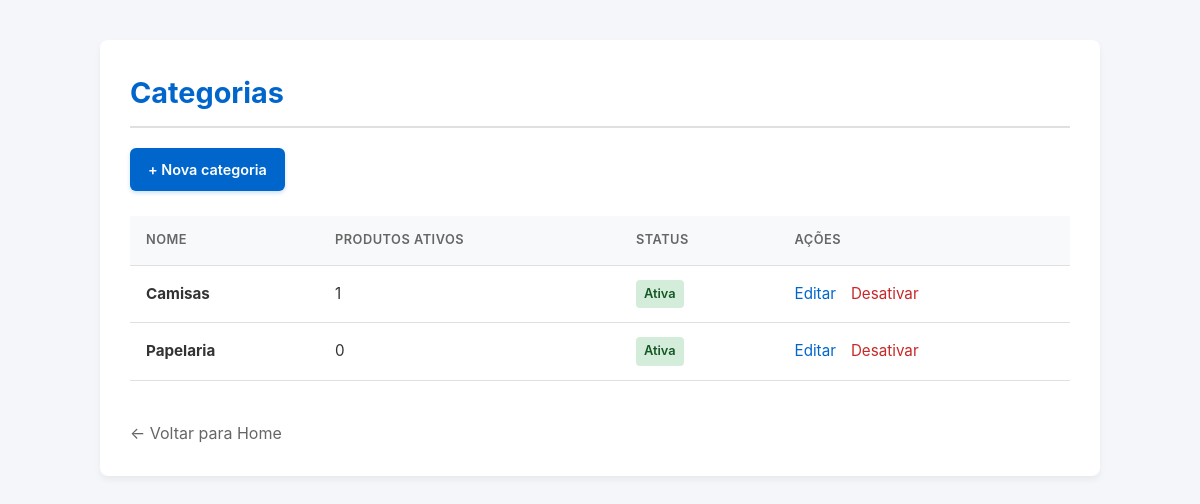
/categorias/ (signed in), run on an earlier commit of the app's database.
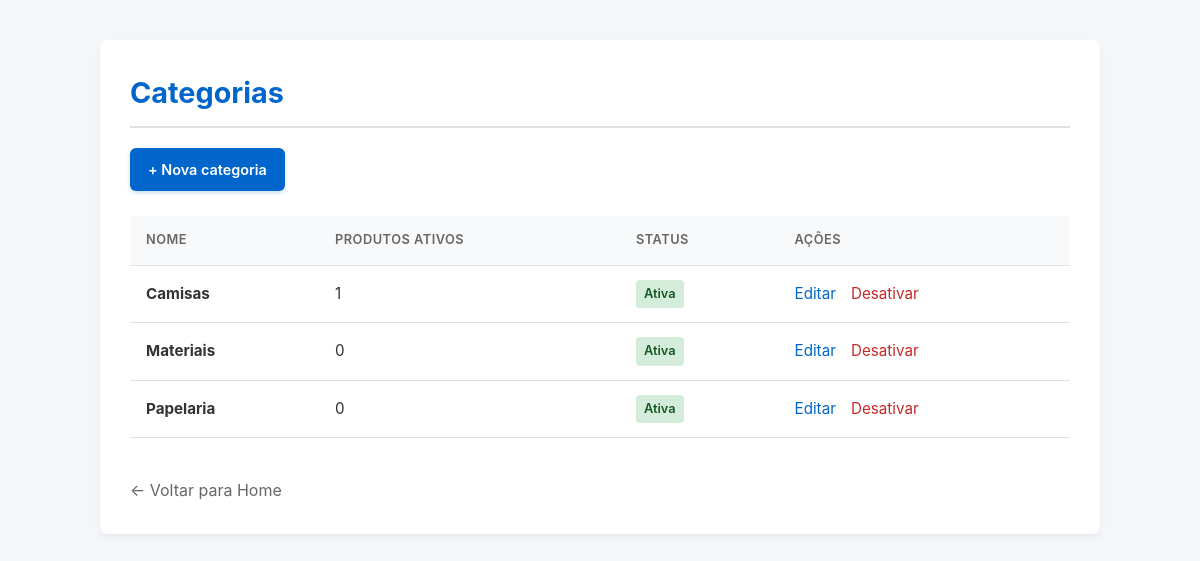
And on a later commit of the database.
### app/models/categoria.py (models this page shows)
class Categoria(Base):
    __tablename__ = "categorias"
    id = Column(Integer, primary_key=True, autoincrement=True, index=True)
    nome = Column(String(100), nullable=False, unique=True)
    ativo = Column(Boolean, default=True)
    produtos = relationship("Produto", back_populates="categoria", lazy="select")

### app/controllers/categoria_controller.py (the view)
@router.get("/")
def listar_categorias(
    request: Request,
    db: Session = Depends(get_db),
    admin = Depends(get_admin)
):
    categorias = db.query(Categoria).order_by(Categoria.nome).all()
    return templates.TemplateResponse(
        request,
        "categorias/index.html",
        {
            "request":    request,
            "usuario":    admin,
            "categorias": categorias,
        }
    )

### app/templates/categorias/index.html (shortened to what this page needs)
<!DOCTYPE html>
<html lang="pt-br">
<head>
</head>
<body>
    <div class="container">
        <h1>Categorias</h1>
        <a href="/categorias/nova" class="btn-primary">+ Nova categoria</a>
        <div class="table-responsive">
            <table>
                <thead>
                    <tr>
                        <th>Nome</th>
                        <th>Produtos ativos</th>
                        <th>Status</th>
                        <th>Ações</th>
                    </tr>
                </thead>
                <tbody>
                    {% for c in categorias %}
                    <tr>
                        <td><strong>{{ c.nome }}</strong></td>
                        <td>{{ c.produtos | selectattr('ativo') | list | length }}</td>
                        <td>
                            {% if c.ativo %}
                                <span class="badge badge-active">Ativa</span>
                            {% else %}
                                <span class="badge badge-inactive">Inativa</span>
                            {% endif %}
                        </td>
                        <td>
                            <div class="actions-cell">
                                <a href="/categorias/{{ c.id }}/editar">Editar</a>
                                <form action="/categorias/{{ c.id }}/toggle-ativo" method="post" style="display:inline">
                                    <button type="submit" class="btn-toggle {{ 'deactivate' if c.ativo else 'activate' }}">
                                        {{ "Desativar" if c.ativo else "Ativar" }}
                                    </button>
                                </form>
                            </div>
                        </td>
                    </tr>
                    {% endfor %}
                </tbody>
            </table>
        </div>
        <p><a href="/" class="back-link">← Voltar para Home</a></p>
    </div>
</body>
</html>

### app/templates/categorias/index.html (style rules this page uses)
:root { --primary: #0066cc; --primary-hover: #004da3; --bg-body: #f4f6f9; --bg-card: #ffffff; --text-main: #333333; --text-muted: #666666; --border-color: #e0e0e0; --success: #2e7d32; --success-bg: #e8f5e9; --danger: #c62828; --danger-bg: #ffebee; --active-status: #155724; --active-status-bg: #d4edda; --inactive-status: #721c24; --inactive-status-bg: #f8d7da; }
* { box-sizing: border-box; margin: 0; padding: 0; }
body { font-family: -apple-system, BlinkMacSystemFont, "Segoe UI", Roboto, Helvetica, Arial, sans-serif; background-color: var(--bg-body); color: var(--text-main); line-height: 1.6; padding: 40px 20px; }
.container { max-width: 1000px; margin: 0 auto; background: var(--bg-card); padding: 30px; border-radius: 8px; box-shadow: 0 4px 6px rgba(0, 0, 0, 0.05); }
h1 { font-size: 1.8rem; color: var(--primary); margin-bottom: 20px; border-bottom: 2px solid var(--border-color); padding-bottom: 10px; }
a { color: var(--primary); text-decoration: none; transition: color 0.2s; }
.btn-primary { display: inline-block; background-color: var(--primary); color: #ffffff !important; padding: 10px 18px; border-radius: 6px; font-weight: 600; font-size: 0.9rem; margin-bottom: 25px; text-decoration: none !important; box-shadow: 0 2px 4px rgba(0, 102, 204, 0.2); transition: background 0.2s, transform 0.1s; }
.table-responsive { overflow-x: auto; margin-bottom: 25px; }
table { width: 100%; border-collapse: collapse; text-align: left; font-size: 0.95rem; }
th, td { padding: 14px 16px; border-bottom: 1px solid var(--border-color); }
th { background-color: #f8f9fa; color: var(--text-muted); font-weight: 600; text-transform: uppercase; font-size: 0.8rem; letter-spacing: 0.5px; }
.badge { display: inline-block; padding: 4px 8px; border-radius: 4px; font-size: 0.8rem; font-weight: 600; }
.badge-active { background-color: var(--active-status-bg); color: var(--active-status); }
.actions-cell { display: flex; align-items: center; gap: 15px; }
.btn-toggle { background: none; border: none; font-family: inherit; font-size: 0.95rem; color: var(--danger); cursor: pointer; padding: 0; }
.back-link { display: inline-block; margin-top: 15px; color: var(--text-muted); }

What changed in the data, as far as the page shows it:
added Categoria: nome "Materiais", produtos|selectattr "0", shows "Ativa", ativo "Desativar"
